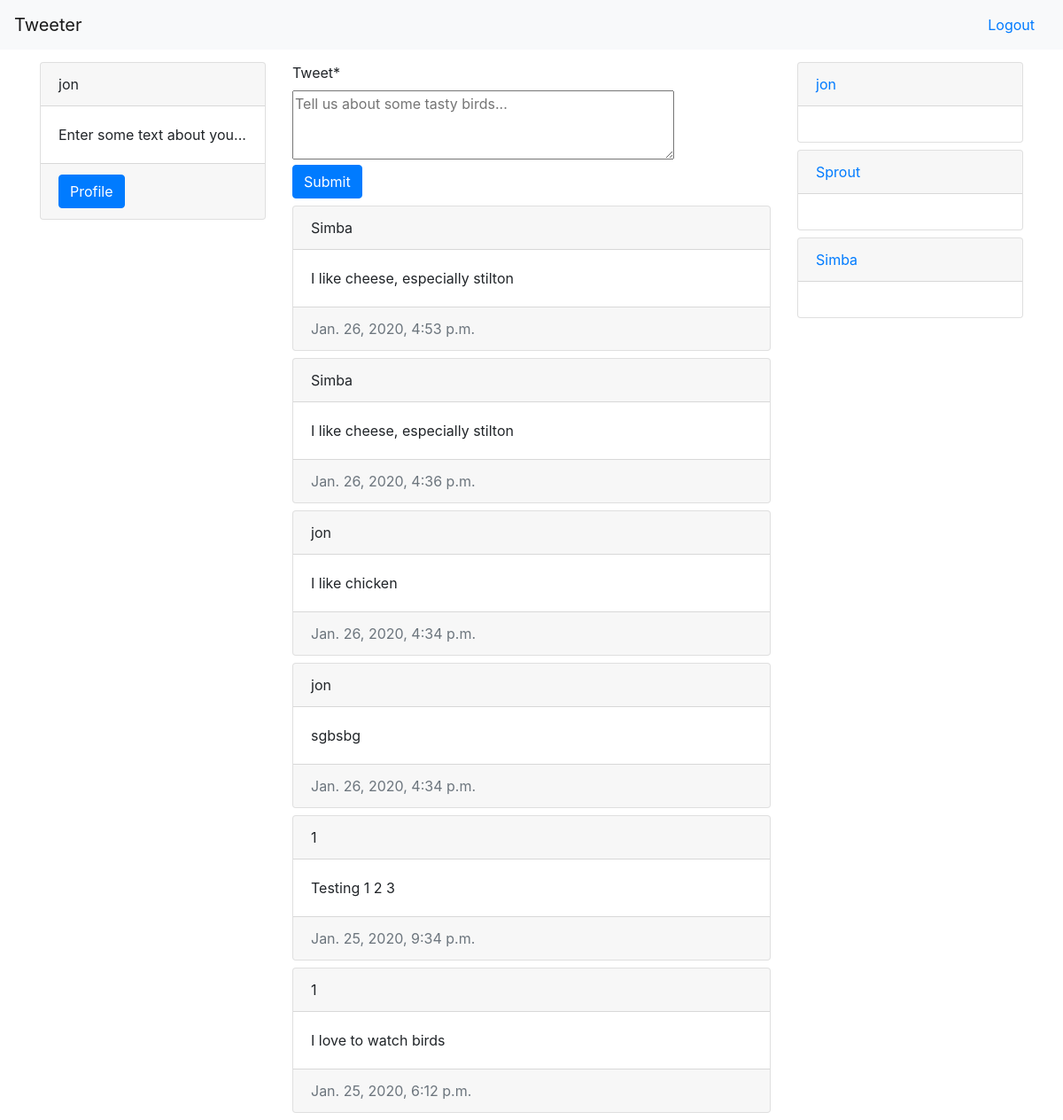
The page /tweeter/ (signed in) on the database its author committed.
### tweeter/models.py (models this page shows)
class Profile(models.Model):
    user = models.CharField(max_length=200)
    profile_text = models.CharField(max_length=200)
    sex = models.CharField(max_length=20)
    breed = models.CharField(max_length=50)

class Tweet(models.Model):
    user = models.CharField(max_length=200)
    tweet_text = models.CharField(max_length=200)
    pub_date = models.DateTimeField('auto_now_add=True')

### tweeter/views.py (the view)
# urls.py: path('', views.index, name='index'),
@login_required(login_url='/accounts/login/')
def index(request):
    username = request.user.username
    try:
        user_profile = Profile.objects.get(user=username)
        print(user_profile)
        print(user_profile.profile_text)
    except Profile.DoesNotExist:
        profile = Profile(user=username, profile_text="Enter some text about you...")
        profile.save()
    if request.method == 'POST':
        form = TweetForm(request.POST)
        if form.is_valid():
            subject = form.cleaned_data['tweet']
            username = request.user.username
            now = datetime.now()
            p = Tweet(user=username, tweet_text=subject, pub_date=now)
            p.save()
            latest_tweets = Tweet.objects.order_by('-pub_date')
            tweet_form = TweetForm()
            users =User.objects.values()
            context = {
                'user_profile': user_profile,
                'tweet_form': tweet_form,
                'tweets': latest_tweets,
                'users': users,
            }
            return render(request, 'tweeter/tweeter.html', context)
    else:
        latest_tweets = Tweet.objects.order_by('-pub_date')
        tweet_form = TweetForm()
        users =User.objects.values()
        print(users)
        context = {
            'user_profile': user_profile,
            'tweet_form': tweet_form,
            'tweets': latest_tweets,
            'users': users,
        }
    return render(request, 'tweeter/tweeter.html', context)

### tweeter/forms.py
class TweetForm(forms.Form):
    tweet = forms.CharField(widget=forms.Textarea(attrs={ 'max-width':'80%', 'rows':'3', 'placeholder': 'Tell us about some tasty birds...' }))

### tweeter/templates/tweeter/tweeter.html (shortened to what this page needs)
{% extends 'tweeter/base.html' %}
{% block body %}
<div class = "row">
  <div class="col-sm-3 fixed">
    <div class="card ">
      <div class="card-header">
        {{ user.username }}
      </div>
      <div class="card-body">
        <p class="card-text">{{ user_profile.profile_text }}</p>
      </div>
      <div class="card-footer text-muted">
        <a href="profile" class="btn btn-primary">Profile</a>
      </div>
    </div>
  </div>
  <div class="col-sm-6">
    <div class = "sticky-top mb-2 bg-white">
      <form action="" method="post">
        {% load crispy_forms_tags %}
        {{ tweet_form | crispy }}
        <input type="submit" class = "btn btn-primary" value="Submit">
      </form>
    </div>
    {% for tweet in tweets %}
    <div class="card mb-2">
      <div class="card-header">
        {{ tweet.user }}
      </div>
      <div class="card-body">
        <p class="card-text">
          {{ tweet.tweet_text}}
        </p>
      </div>
      <div class="card-footer text-muted">
        {{ tweet.pub_date }}
      </div>
    </div>
    {% endfor %}
  </div>
  <div class="col-sm-3 float-right fixed">
    {% for user in users %}
        <div class="card mb-2">
          <div class="card-header">
            <a href="{% url 'user-profile' user_name=user.username %}">{{ user.username }}</a>
          </div>
          <div class="card-body">
          </div>
        </div>
      {% endfor %}
  </div>
</div>
{% endblock %}

### tweeter/templates/tweeter/base.html (shortened to what this page needs)
<!DOCTYPE html>
<html>
<head>
  <link rel="stylesheet" href="https://stackpath.bootstrapcdn.com/bootstrap/4.3.1/css/bootstrap.min.css">
</head>
<body>
  <nav id="navbar-example" class="navbar fixed-top navbar-light bg-light">
      <a class="navbar-brand" href="index.html">Tweeter</a>
      <ul class="nav nav-pills">
        <li class="nav-item">
          <a class="nav-link" href="{% url 'logout' %}">Logout</a>
        </li>
      </ul>
    </nav>
  <div class="container">
    {% block body %}
    {% endblock %}
  </div>
</body>
</html>

### tweeter/templates/tweeter/base.html (style rules this page uses)
body { position: relative; }

### rows shown on the page
Profile: profile_text "Enter some text about you..."
Tweet: user "Simba", tweet_text "I like cheese, especially stilton", pub_date "Jan. 26, 2020, 4:53 p.m."
Tweet: user "Simba", tweet_text "I like cheese, especially stilton", pub_date "Jan. 26, 2020, 4:36 p.m."
Tweet: user "jon", tweet_text "I like chicken", pub_date "Jan. 26, 2020, 4:34 p.m."
Tweet: user "jon", tweet_text "sgbsbg", pub_date "Jan. 26, 2020, 4:34 p.m."
Tweet: user "1", tweet_text "Testing 1 2 3", pub_date "Jan. 25, 2020, 9:34 p.m."
Tweet: user "1", tweet_text "I love to watch birds", pub_date "Jan. 25, 2020, 6:12 p.m."

### other values the page prints
{{ user.username }} "jon"
{{ user.username }} "Sprout"
{{ user.username }} "Simba"
